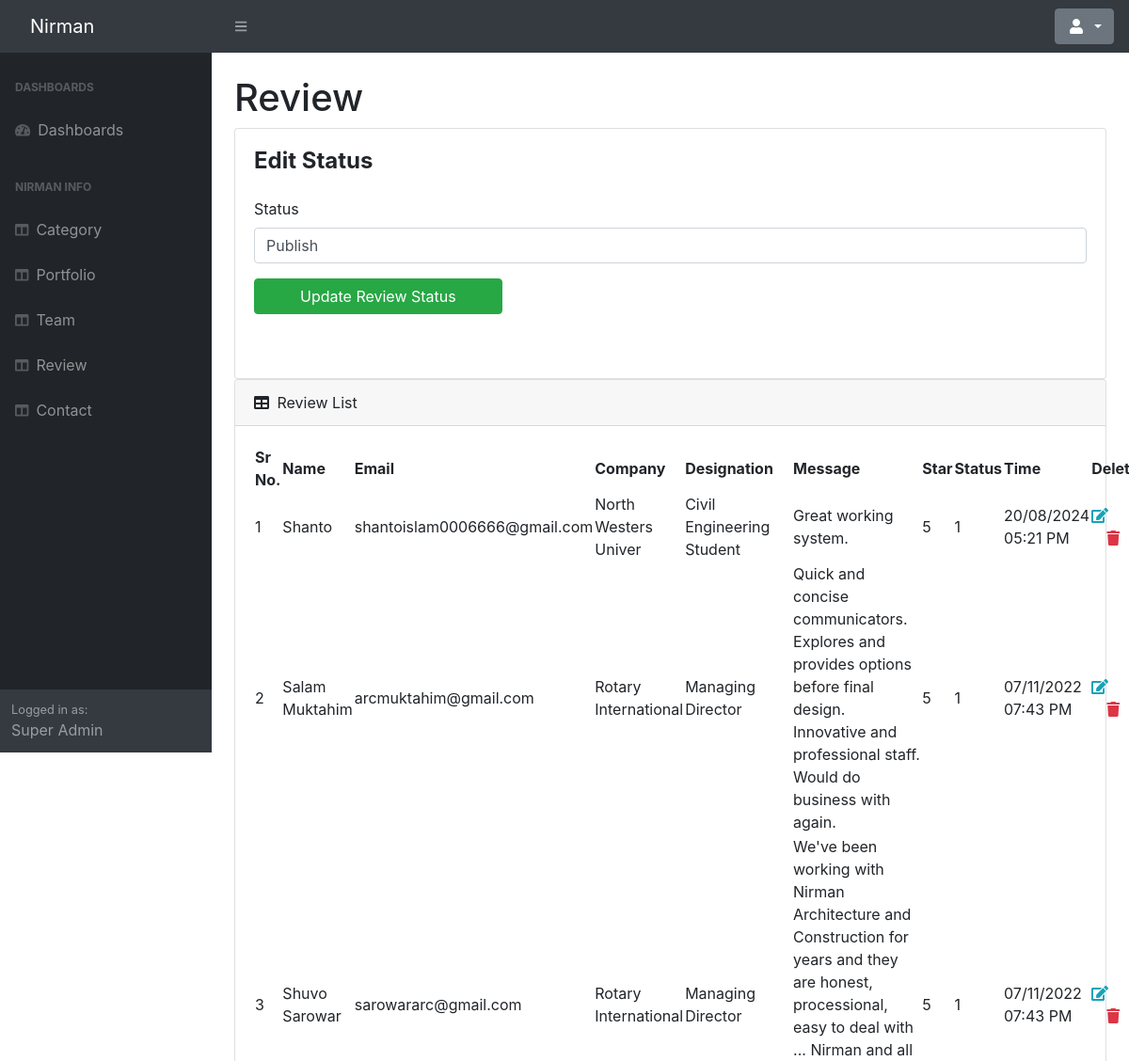
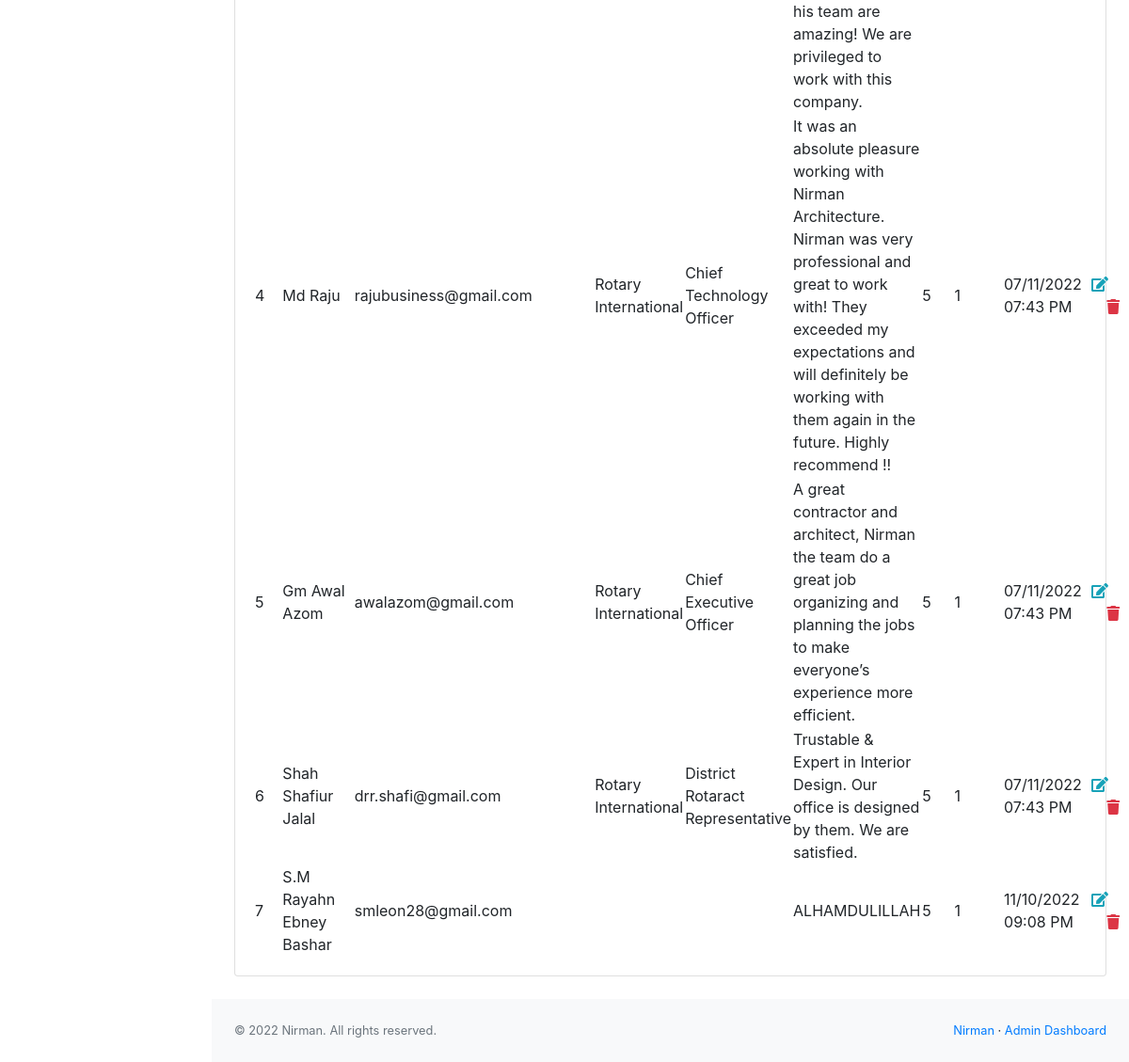
Page /admin/review.php?edit=6 (signed in) on the committed database (2 pictures, top to bottom).
### tables this page shows
CREATE TABLE `review` (
  `id` int NOT NULL,
  `name` varchar(100) NOT NULL,
  `email` varchar(100) NOT NULL,
  `company` varchar(20) NOT NULL,
  `designation` varchar(255) NOT NULL,
  `message` varchar(1000) NOT NULL,
  `star` int NOT NULL,
  `status` int NOT NULL DEFAULT '0',
  `inserted_at` timestamp NOT NULL DEFAULT CURRENT_TIMESTAMP ON UPDATE CURRENT_TIMESTAMP
);

### include/dbController.php (called while the page is built, shortened)
<?php
class DBController {
    private $host = "localhost";
    private $user = "root";
    private $password = "";
    private $database = "nirman";
    private $conn;
    function __construct() {
        $this->conn = $this->connectDB();
    }
    function connectDB() {
        $conn = mysqli_connect($this->host,$this->user,$this->password,$this->database);
        return $conn;
    }
    function runQuery($query) {
        $result = mysqli_query($this->conn,$query);
        while($row=mysqli_fetch_assoc($result)) {
            $resultset[] = $row;
        }
        if(!empty($resultset))
            return $resultset;
    }
    function numRows($query) {
        $result  = mysqli_query($this->conn,$query);
        $rowcount = mysqli_num_rows($result);
        return $rowcount;
    }
}

### admin/review.php (the view, shortened to what this page needs)
<?php
include('../include/dbController.php');
$db_handle = new DBController();
?>
<!DOCTYPE html>
<html lang="en">
<head>
    <?php include('include/csslist.php') ?>
    <link rel="stylesheet" href="https://cdnjs.cloudflare.com/ajax/libs/font-awesome/6.1.1/css/all.min.css"
/>
    <link rel="stylesheet" href="https://stackpath.bootstrapcdn.com/bootstrap/4.3.1/css/bootstrap.min.css">
</head>
<body class="sb-nav-fixed">
<?php include('include/topbar.php') ?>
<div id="layoutSidenav">
    <div id="layoutSidenav_nav">
        <?php include('include/sidebar.php') ?>
    </div>
    <div id="layoutSidenav_content">
        <main>
            <div class="container-fluid px-4">
                <h1 class="mt-4">Review</h1>
                <?php if (isset($_GET['edit'])) {
                    $data = $db_handle->runQuery("SELECT * FROM review where id={$_GET['edit']}");
                    ?>
                    <div class="row">
                        <div class="col-lg-12">
                            <div class="card">
                                <div class="card-body">
                                    <div class="row">
                                        <div class="col-lg-12 mb-5">
                                            <h4 class="mb-4">
                                                <strong>Edit Status</strong>
                                            </h4>
                                            <form id="form-validation-simple" name="form-validation-simple"
                                                  method="POST" enctype="multipart/form-data">
                                                <div class="form-group">
                                                    <label class="form-label">Status</label>
                                                    <select name="status" class="form-control select2"
                                                            data-validation="[NOTEMPTY]" required>
                                                        <option value="1" <?php if ($data[0]["status"] == 1) {
                                                            echo 'selected';
                                                        } ?>>Publish</option>
                                                    </select>
                                                </div>
                                                <div class="form-actions">
                                                    <button type="submit" class="btn btn-success mr-2 px-5"
                                                            name="up_rev">Update Review Status
                                                    </button>
                                                </div>
                                            </form>
                                        </div>
                                    </div>
                                </div>
                            </div>
                        </div>
                    </div>
                <?php } ?>
                <div class="row">
                    <div class="col-lg-12">
                        <div class="card mb-4">
                            <div class="card-header">
                                <i class="fas fa-table me-1"></i>
                                Review List
                            </div>
                            <div class="card-body">
                                <table id="datatablesSimple">
                                    <thead>
                                    <tr>
                                        <th>Sr No.</th>
                                        <th>Name</th>
                                        <th>Email</th>
                                        <th>Company</th>
                                        <th>Designation</th>
                                        <th>Message</th>
                                        <th>Star</th>
                                        <th>Status</th>
                                        <th>Time</th>
                                        <th>Delete</th>
                                    </tr>
                                    </thead>
                                    <tbody>
                                    <?php
                                    $data = $db_handle->runQuery("SELECT * FROM review order by id desc");
                                    $row_count = $db_handle->numRows("SELECT * FROM review order by id desc");
                                    for ($i = 0; $i < $row_count; $i++) {
                                        ?>
                                        <tr>
                                            <td><?php echo $i + 1; ?></td>
                                            <td><?php echo $data[$i]["name"]; ?></td>
                                            <td><?php echo $data[$i]["email"]; ?></td>
                                            <td><?php echo $data[$i]["company"]; ?></td>
                                            <td><?php echo $data[$i]["designation"]; ?></td>
                                            <td><?php echo $data[$i]["message"]; ?></td>
                                            <td><?php echo $data[$i]["star"]; ?></td>
                                            <td><?php echo $data[$i]["status"]; ?></td>
                                            <td>
                                                <?php
                                                $datetime = new DateTime($data[$i]["inserted_at"]);
                                                $la_time = new DateTimeZone('Asia/Dhaka');
                                                $datetime->setTimezone($la_time);
                                                echo $datetime->format('d/m/Y h:i A'); ?>
                                            </td>
                                            <td>
                                                <a class="primary"
                                                   href="review.php?edit=<?php echo $data[$i]['id']; ?>"
                                                   data-original-title="" title="" style="text-decoration: none">
                                                    <i class="fas fa-edit text-info"></i>
                                                </a>
                                                <a href="?del=<?php echo $data[$i]["id"]; ?>"
                                                   style="text-decoration: none"><i
                                                            class="fa-solid fa-trash ml-3 text-danger"></i></a>
                                            </td>
                                        </tr>
                                    <?php } ?>
                                    </tbody>
                                </table>
                            </div>
                        </div>
                    </div>
                </div>
            </div>
        </main>
        <?php include('include/footer.php') ?>
    </div>
</div>
</body>
</html>

### rows in the picture
review: status "Publish", name "Shah Shafiur Jalal", email "drr.shafi@gmail.com", company "Rotary International", designation "District Rotaract Representative", message "Trustable & Expert in Interior Design. Our office is designed by them. We are satisfied.", star "5", status "1", inserted_at "07/11/2022 07:43 PM"
review: name "Shanto", email "shantoislam0006666@gmail.com", company "North Westers Univer", designation "Civil Engineering Student", message "Great working system.", star "5", status "1", inserted_at "20/08/2024 05:21 PM"
review: name "Salam Muktahim", email "arcmuktahim@gmail.com", company "Rotary International", designation "Managing Director", message "Quick and concise communicators. Explores and provides options before final design. Innovative and professional staff. Would do business with again.", star "5", status "1", inserted_at "07/11/2022 07:43 PM"
review: name "Shuvo Sarowar", email "sarowararc@gmail.com", company "Rotary International", designation "Managing Director", message "We've been working with Nirman Architecture and Construction for years and they are honest, processional, easy to deal with ... Nirman and all his team are amazing! We are privileged to work with this company.", star "5", status "1", inserted_at "07/11/2022 07:43 PM"
review: name "Md Raju", email "rajubusiness@gmail.com", company "Rotary International", designation "Chief Technology Officer", message "It was an absolute pleasure working with Nirman Architecture. Nirman was very professional and great to work with! They exceeded my expectations and will definitely be working with them again in the future. Highly recommend !!", star "5", status "1", inserted_at "07/11/2022 07:43 PM"
review: name "Gm Awal Azom", email "awalazom@gmail.com", company "Rotary International", designation "Chief Executive Officer", message "A great contractor and architect, Nirman the team do a great job organizing and planning the jobs to make everyone’s experience more efficient.", star "5", status "1", inserted_at "07/11/2022 07:43 PM"
review: name "S.M Rayahn Ebney Bashar", email "smleon28@gmail.com", message "ALHAMDULILLAH", star "5", status "1", inserted_at "11/10/2022 09:08 PM"

### other values in the picture
$_SESSION['name'] "Super Admin"
